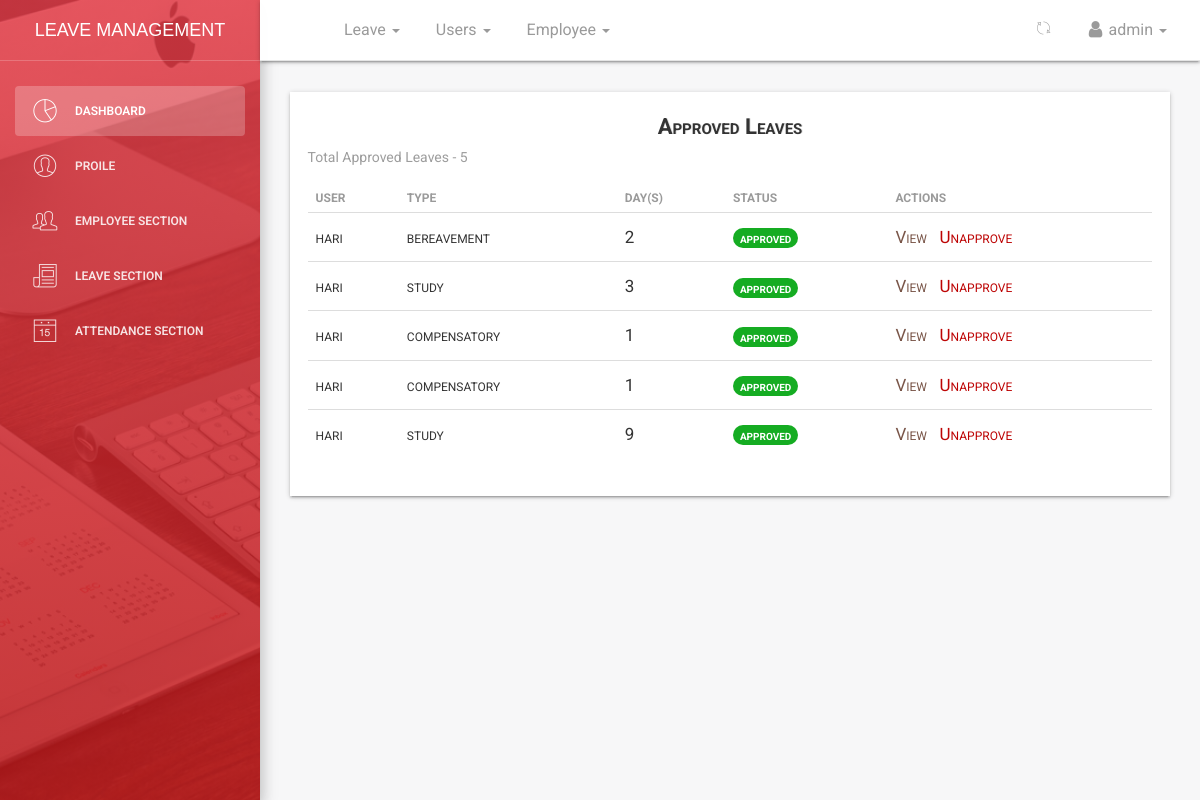
The page /dashboard/leaves/approved/all/ (signed in) on the database its author committed.
### leave/models.py (models this page shows, shortened)
class Leave(models.Model):
    user = models.ForeignKey(User, on_delete=models.CASCADE, default=1)
    startdate = models.DateField(verbose_name=_('Start Date'), help_text='leave start date is on ..', null=True, blank=False)
    enddate = models.DateField(verbose_name=_('End Date'), help_text='coming back on ...', null=True, blank=False)
    leavetype = models.CharField(choices=LEAVE_TYPE, max_length=25, default=SICK, null=True, blank=False)
    reason = models.CharField(verbose_name=_('Reason for Leave'), max_length=255, help_text='add additional information for leave', null=True, blank=True)
    defaultdays = models.PositiveIntegerField(verbose_name=_('Leave days per year counter'), default=DAYS, null=True, blank=True)
    status = models.CharField(max_length=12, default='pending')  # pending, approved, rejected, cancelled
    is_approved = models.BooleanField(default=False)  # hide
    updated = models.DateTimeField(auto_now=True, auto_now_add=False)
    created = models.DateTimeField(auto_now=False, auto_now_add=True)
    objects = LeaveManager()
    class Meta:
        verbose_name = _('Leave')
        verbose_name_plural = _('Leaves')
        ordering = ['-created']  # recent objects
    @property
    def leave_days(self):
        if self.startdate > self.enddate:
            return
        dates = (self.enddate - self.startdate)
        return dates.days

### dashboard/views.py (the view)
# urls.py: path('leaves/approved/all/', views.leaves_approved_list, name='approvedleaveslist'),
def leaves_approved_list(request):
    if not (request.user.is_superuser and request.user.is_staff):
        return redirect('/')
    leaves = Leave.objects.all_approved_leaves()
    dataset = {
        'leave_list': leaves,
        'title': 'Approved Leave List'
    }
    return render(request, 'dashboard/leaves_approved.html', dataset)

### leave/manager.py (called while the page is built)
	def all_approved_leaves(self):
		return super().get_queryset().filter(status = 'approved')

### templates/dashboard/leaves_approved.html (shortened to what this page needs)
{% extends '_layout.html' %}
 {% block navheader %}
 	{% include 'includes/navheader_employee_app.html' %}
 {% endblock %}
 {% block content %}
        <section class="content">
            <section class="container-fluid">
            	   <section class="row">
                        <section class="col col-sm-8 offset-sm-2">
                        </section>
                    </section>
                	<div class="table-responsive table-shadow">
                		<div class="text-center table-description">
                			<h4 class="title-h3" style="text-shadow: 1px 0px rgba(0,0,0,0.11)">Approved Leaves</h4>
                		</div>
                		<section class="total-leaves-count">
                			{% if leave_list %}
                			<p>Total Approved Leaves - <span>{{ leave_list.count }}</span></p>
                			{% endif %}
                		</section>
                		<table class="table">
							  <thead>
							    <tr>
							      <th scope="col"><b>User</b></th>
							      <th scope="col"><b>Type</b></th>
							      <th scope="col"><b>Day(s)</b></th>
							      <th scope="col"><b>Status</b></th>
							      <th scope="col"><b>Actions</b></th>
							    </tr>
							  </thead>
							  <tbody>
							  	{% for leave in leave_list %}
							    <tr>
							      <td>{{ leave.user }}</td>
							      <td>{{ leave.leavetype}}</td>
							      <td>{{ leave.leave_days }}</td>
							      <td><span class="badge badge-success" style="background-color:rgb(21, 172, 34); font-size: 14px;">{{ leave.status }}</span></td>
							      <td>
							      	<a href="{% url 'dashboard:userleaveview' leave.id %}" style="color: #795548;">
							      	    <span>View &nbsp;</span>
							      	</a>
							        <a href="{% url 'dashboard:userleaveunapprove' leave.id %}" style="color:#bd0404;">
							       	<span>Unapprove</span>
							        </a>
							      </td>
							    </tr>
							    {% endfor %}
							  </tbody>
						</table>
					</div>
            </section>
        </section>
 {% endblock %}

### templates/includes/navheader_employee_app.html (shortened to what this page needs)
 {% load static %}
 <nav class="navbar navbar-default navbar-fixed shadow">
            <div class="container-fluid">
                <div class="collapse navbar-collapse">
                    <ul class="nav navbar-nav navbar-left">
                        <li>
                            <a href="" class="dropdown-toggle" data-toggle="dropdown">
                            </a>
                        </li>
                        <li class="dropdown">
                        <a href="" class="dropdown-toggle" data-toggle="dropdown">
                                    <p>
                                        Leave
                                        <b class="caret"></b>
                                    </p>
                              </a>
                        </li>
                        {% if request.user.is_superuser and request.user.is_staff %}
                        <li class="dropdown">
                              <a href="" class="dropdown-toggle" data-toggle="dropdown">
                                    <p>
                                        Users
                                        <b class="caret"></b>
                                    </p>
                              </a>
                        </li>
                        {% endif %}
                        {% if request.user.is_superuser and request.user.is_staff %}
                        <li class="dropdown">
                              <a href="" class="dropdown-toggle" data-toggle="dropdown">
                                    <p>
                                        Employee
                                        <b class="caret"></b>
                                    </p>
                              </a>
                        </li>
                        {% endif %}
                    </ul>
                    <ul class="nav navbar-nav navbar-right">
                        <li class="dropdown">
                              <a href="" class="dropdown-toggle refresh-page" data-toggle="dropdown" title="Refresh Current Page">
                                    <i class="pe-7s-refresh-2"></i>
                              </a>
                        </li>
                        <li class="dropdown">
                              <a href="" class="dropdown-toggle" data-toggle="dropdown">
                                    <p>
                                        <i class="fa fa-user"></i> {{ request.user}}
                                        <b class="caret"></b>
                                    </p>
                              </a>
                        </li>
                    </ul>
                </div>
            </div>
        </nav>

### rows shown on the page
Leave: user "hari", leavetype "bereavement", leave_days "2", status "approved"
Leave: user "hari", leavetype "study", leave_days "3", status "approved"
Leave: user "hari", leavetype "compensatory", leave_days "1", status "approved"
Leave: user "hari", leavetype "compensatory", leave_days "1", status "approved"
Leave: user "hari", leavetype "study", leave_days "9", status "approved"

### other values the page prints
{{ request.user }} "admin"
{{ leave_list.count }} "5"
